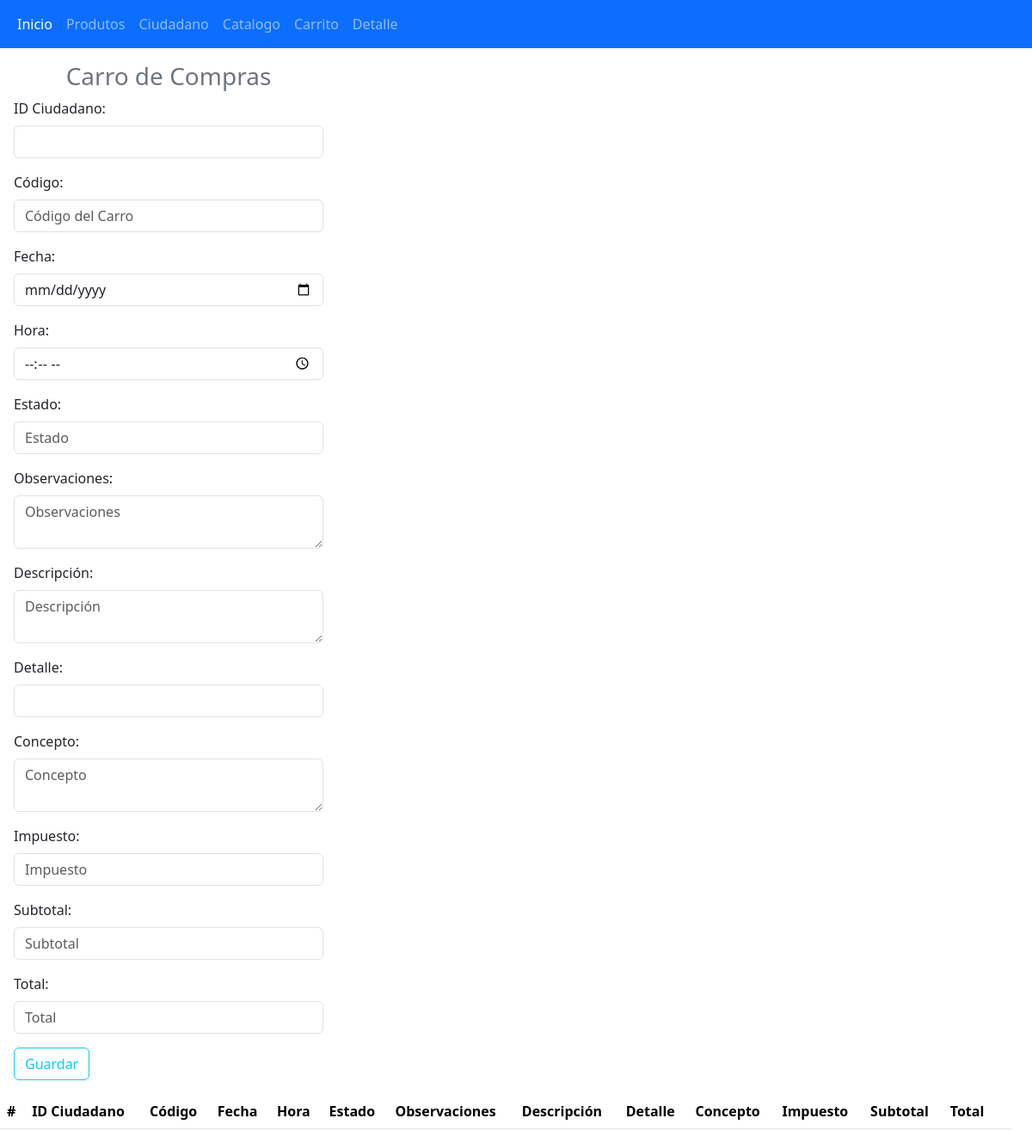
/carroCompras.php, run on an earlier commit of the app's database.
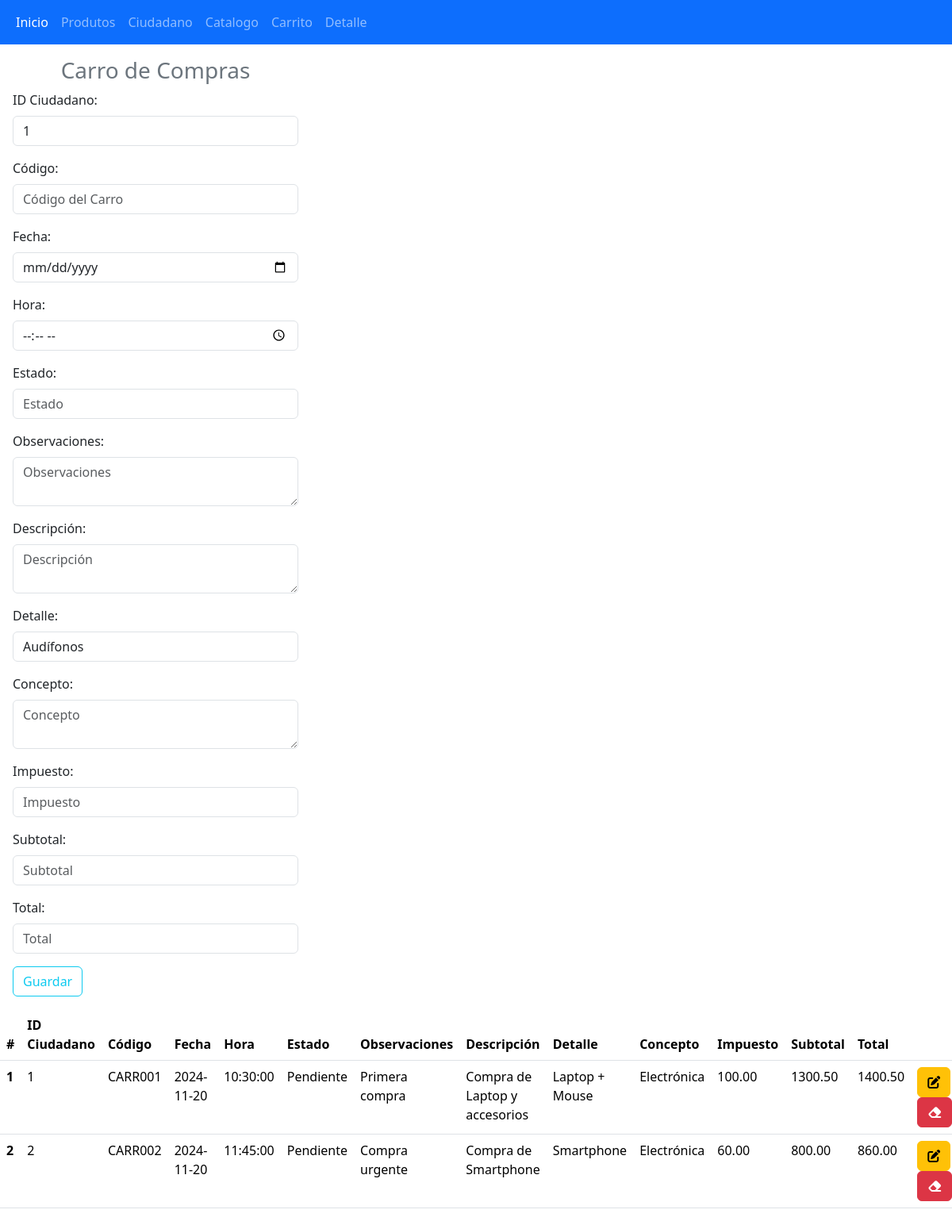
And on a later commit of the database.
### tables this page shows
CREATE TABLE `carrocompras` (
  `id` int(11) NOT NULL,
  `idCiudadano` int(11) NOT NULL,
  `codigo` varchar(50) NOT NULL,
  `fecha` date DEFAULT NULL,
  `hora` time DEFAULT NULL,
  `estado` varchar(20) DEFAULT NULL,
  `observaciones` text DEFAULT NULL,
  `descripcion` text DEFAULT NULL,
  `detalle` text DEFAULT NULL,
  `concepto` text DEFAULT NULL,
  `impuesto` decimal(10,2) DEFAULT NULL,
  `subtotal` decimal(10,2) DEFAULT NULL,
  `total` decimal(10,2) DEFAULT NULL
);

### carroCompras.php (the view, shortened to what this page needs)
<!DOCTYPE html>
<html lang="es">
<head>
    <link href="https://cdn.jsdelivr.net/npm/bootstrap@5.3.3/dist/css/bootstrap.min.css" rel="stylesheet">
</head>
<body>
<?php
include "navbar.php";
include "conexion.php";
include "Inventario.php";
$productos = new Inventario($conexion);
?>
<div class="container-fluid row">
    <form class="col-4 p-3" method="POST">
        <fieldset>
            <h3 class="text-center text-secondary">Carro de Compras</h3>
            <div class="mb-3">
                <label class="form-label">ID Ciudadano:</label>
                <?php $productos->generarListaDesplegableIdCiudadano(); ?>
            </div>
            <div class="mb-3">
                <label class="form-label">Código:</label>
                <input type="text" class="form-control" placeholder="Código del Carro" name="codigo" required>
            </div>
            <div class="mb-3">
                <label class="form-label">Fecha:</label>
                <input type="date" class="form-control" name="fecha" required>
            </div>
            <div class="mb-3">
                <label class="form-label">Hora:</label>
                <input type="time" class="form-control" name="hora" required>
            </div>
            <div class="mb-3">
                <label class="form-label">Estado:</label>
                <input type="text" class="form-control" placeholder="Estado" name="estado" required>
            </div>
            <div class="mb-3">
                <label class="form-label">Observaciones:</label>
                <textarea class="form-control" placeholder="Observaciones" name="observaciones" required></textarea>
            </div>
            <div class="mb-3">
                <label class="form-label">Descripción:</label>
                <textarea class="form-control" placeholder="Descripción" name="descripcion" required></textarea>
            </div>
            <div class="mb-3">
                <label class="form-label">Detalle:</label>
                <?php $productos->generarListaDesplegable(); ?>
            </div>
            <div class="mb-3">
                <label class="form-label">Concepto:</label>
                <textarea class="form-control" placeholder="Concepto" name="concepto" required></textarea>
            </div>
            <div class="mb-3">
                <label class="form-label">Impuesto:</label>
                <input type="number" step="0.01" class="form-control" placeholder="Impuesto" name="impuesto" required>
            </div>
            <div class="mb-3">
                <label class="form-label">Subtotal:</label>
                <input type="number" step="0.01" class="form-control" placeholder="Subtotal" name="subtotal" required>
            </div>
            <div class="mb-3">
                <label class="form-label">Total:</label>
                <input type="number" step="0.01" class="form-control" placeholder="Total" name="total" required>
            </div>
            <button type="submit" class="btn btn-outline-info m-auto" name="btnGuardar" value="ok">Guardar</button>
        </fieldset>
    </form>
    <?php
    $sql = $conexion->query("SELECT id, idCiudadano, codigo, fecha, hora, estado, observaciones, descripcion, detalle, concepto, impuesto, subtotal, total FROM carroCompras");
    ?>
    <table class="table">
        <thead class="bg-info">
        <tr>
            <th scope="col">#</th>
            <th scope="col">ID Ciudadano</th>
            <th scope="col">Código</th>
            <th scope="col">Fecha</th>
            <th scope="col">Hora</th>
            <th scope="col">Estado</th>
            <th scope="col">Observaciones</th>
            <th scope="col">Descripción</th>
            <th scope="col">Detalle</th>
            <th scope="col">Concepto</th>
            <th scope="col">Impuesto</th>
            <th scope="col">Subtotal</th>
            <th scope="col">Total</th>
            <th scope="col"></th>
        </tr>
        </thead>
        <tbody>
        <?php while($datos = $sql->fetch_object()) { ?>
            <tr>
                <th scope="row"><?= $datos->id ?></th>
                <td><?= $datos->idCiudadano ?></td>
                <td><?= $datos->codigo ?></td>
                <td><?= $datos->fecha ?></td>
                <td><?= $datos->hora ?></td>
                <td><?= $datos->estado ?></td>
                <td><?= $datos->observaciones ?></td>
                <td><?= $datos->descripcion ?></td>
                <td><?= $datos->detalle ?></td>
                <td><?= $datos->concepto ?></td>
                <td><?= $datos->impuesto ?></td>
                <td><?= $datos->subtotal ?></td>
                <td><?= $datos->total ?></td>
                <td>
                    <a href="actualizar/actualizarCarro.php?id=<?= $datos->id ?>" class="btn btn-small btn-warning"><i class="fa-solid fa-pen-to-square"></i></a>
                    <a href="eliminar/eliminarCarrito.php?id=<?= $datos->id ?>" class="btn btn-small btn-danger"><i class="fa-solid fa-eraser"></i></a>
                </td>
            </tr>
        <?php } ?>
        </tbody>
    </table>
</div>
</body>
</html>

### navbar.php
<nav class="navbar navbar-expand-sm bg-primary navbar-dark">
<div class="container-fluid">
  <ul class="navbar-nav">
    <li class="nav-item">
      <a class="nav-link active" href="index.php">Inicio</a>
    </li>
    <li class="nav-item">
      <a class="nav-link" href="productos.php">Produtos</a>
    </li>
    <li class="nav-item">
      <a class="nav-link" href="ciudadano.php">Ciudadano</a>
    </li>
    <li class="nav-item">
      <a class="nav-link" href="catalogoPreferencias.php">Catalogo</a>
    </li>
    <li class="nav-item">
      <a class="nav-link" href="carroCompras.php">Carrito</a>
    </li>
      <li class="nav-item">
          <a class="nav-link" href="detalleproducto.php">Detalle</a>
      </li>
  </ul>
</div>
</nav>

### Inventario.php (shortened to what this page needs)
<?php
class Inventario {
    private $conexion;
    public function __construct($conexion) {
        $this->conexion = $conexion;
    }
    public function generarListaDesplegable() {
        $sql = $this->conexion->query("SELECT concepto FROM detalleproducto ORDER BY concepto ASC");
        echo '<select class="form-control" name="detalle">';
        while ($row = $sql->fetch_assoc()) {
            echo '<option value="' . $row['concepto'] . '">' . $row['concepto'] . '</option>';
        }
        echo '</select>';
    }
    public function generarListaDesplegableIdCiudadano() {
        $sql = $this->conexion->query("SELECT id FROM ciudadano ORDER BY id ASC");
        echo '<select class="form-control" name="idCiudadano">';
        while ($row = $sql->fetch_assoc()) {
            echo '<option value="' . $row['id'] . '">' . $row['id'] . '</option>';
        }
        echo '</select>';
    }
}
?>

What changed in the data, as far as the page shows it:
added carrocompras: id "1", idCiudadano "1", codigo "CARR001", fecha "2024-11-20", hora "10:30:00", estado "Pendiente", observaciones "Primera compra", descripcion "Compra de Laptop y accesorios", detalle "Laptop + Mouse", concepto "Electrónica", impuesto "100.00", subtotal "1300.50", total "1400.50"
added carrocompras: id "2", idCiudadano "2", codigo "CARR002", fecha "2024-11-20", hora "11:45:00", estado "Pendiente", observaciones "Compra urgente", descripcion "Compra de Smartphone", detalle "Smartphone", concepto "Electrónica", impuesto "60.00", subtotal "800.00", total "860.00"
Also different on the page:
form field idCiudadano: (not shown) → "1"
form field detalle: (not shown) → "Audífonos"
